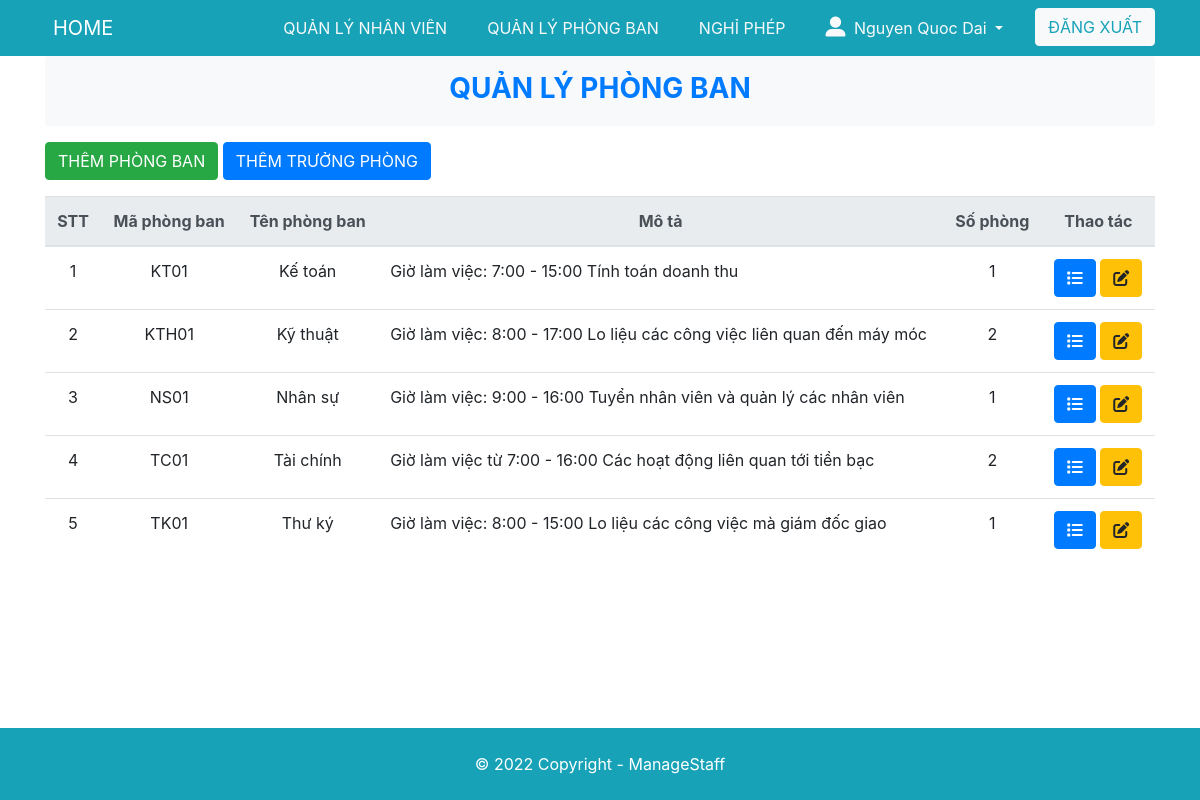
The app's page /department/index-department.php (signed in) with its own data.
### tables this page shows
CREATE TABLE `department` (
  `id` varchar(255) NOT NULL,
  `name` varchar(255) NOT NULL,
  `description` varchar(255) DEFAULT NULL,
  `numberofrooms` int(3) DEFAULT NULL,
  `usernameTP` varchar(255) DEFAULT NULL,
  `idUsername` int(255) DEFAULT NULL
);

### www/department/index-department.php (the view, shortened to what this page needs)
<!DOCTYPE html>
<html lang="en">
<head>
	<link rel="stylesheet" href="https://maxcdn.bootstrapcdn.com/bootstrap/4.5.2/css/bootstrap.min.css">
	<link rel="stylesheet" href="/style.css">
</head>
<body>
	<?php include '../partial/header.php'?>
	<div class="container">
		<header class="text-center bg-light text-primary py-3 rounded">
			<h3 class="display-5 font-weight-bold mb-1 ">QUẢN LÝ PHÒNG BAN</h3>
		</header>
		<a href="add-department.php" id="create" class="btn btn-success mt-3 mb-3">THÊM PHÒNG BAN</a>
		<a href="add-manager.php" id="" class="btn btn-primary mt-3 mb-3">THÊM TRƯỞNG PHÒNG</a>
		<table class="table ">
		<thead class="thead-light">
			<tr class="text-center">
				<th>STT</th>
				<th>Mã phòng ban</th>
				<th>Tên phòng ban</th>
				<th>Mô tả</th>
				<th>Số phòng</th>
				<th>Thao tác</th>
			</tr>
		</thead>
		<?php
			$conn = connect_db();
			$sql = 'select * from department';
			$result = $conn -> query($sql);
			$i = 0;
			while (($row = $result -> fetch_assoc())) {
				$id = $row['id'];
				$name = $row['name'];
				$description = $row['description'];
				$numberofrooms = $row['numberofrooms'];
				$i += 1;
		?>
		<tr>
			<td class="text-center"><?= $i ?></td>
			<td class="text-center"><?= $id ?></td>
			<td class="text-center"><?= $name ?></td>
			<td><?= $description ?></td>
			<td class="text-center"><?= $numberofrooms ?></td>
			<td>
				<a href="<?php echo 'details-department.php?id='.$row['id']; ?>" class="btn btn-primary"><i class="fas fa-list"></i></a>
				<a href="<?php echo 'edit-department.php?id='.$row['id']; ?>" class="btn btn-warning"><i class="fas fa-edit"></i></a>
			</td>
		</tr>
		<?php
			}
		?>
	</table>
	</div>
	<?php include '../partial/footer.php'?>
</body>
</html>

### www/partial/header.php (shortened to what this page needs)
<header>
    <nav class="navbar navbar-expand-lg navbar-dark bg-info">
        <div class="container">
            <a class="navbar-brand d-flex align-items-center"
            href="/index.php">
                HOME
            </a>
            <div class="collapse navbar-collapse" id="navbarSupportedContent">
                <ul class="navbar-nav ml-auto">
                    <?php
                    if (isset($_SESSION['role'])) {
                        if ($_SESSION['role'] == 1) {
                            ?>
                                <li class="nav-item">
                                    <a class="nav-link text-light mr-4" href="/user/managestaff.php">
                                        QUẢN LÝ NHÂN VIÊN
                                    </a>
                                </li>
                                <li class="nav-item">
                                    <a class="nav-link text-light mr-4" href="/department/index-department.php">
                                        QUẢN LÝ PHÒNG BAN
                                    </a>
                                </li>
                                <li class="nav-item">
                                    <a class="nav-link text-light mr-4" href="/nghiphep/Admin/list-nghiphep.php">
                                        NGHỈ PHÉP
                                    </a>
                                </li>
                            <?php
                        }
                    }
                            ?>
                            <?php
                    if (isset($_SESSION['user'])) {
                        ?>
                            <li class="nav-item dropdown">
                                <a class="nav-link dropdown-toggle text-light mr-4"
                                href="#" id="navbarDropdown" role="button" data-toggle="dropdown" aria-haspopup="true" aria-expanded="false">
                                    <i class='fas fa-user-alt mr-1 text-light' style='font-size:20px;'></i>
                                    <?= $_SESSION['name']?>
                                </a>
                            </li>
                            <li class="nav-item">
                                <a href="/logout.php" class="btn btn-light text-info">
                                ĐĂNG XUẤT</a>
                            </li>
                        <?php
                    } else {
                        ?>
                            <li class="nav-item">
                                <a href="./login.php" class="btn btn-success">LOGIN</a>
                            </li>
                        <?php
                    }
                    ?>
                </ul>
            </div>
        </div>
    </nav>
</header>

### www/partial/footer.php (shortened to what this page needs)
<footer class="bg-info text-white p-4 mt-auto" >
        <p class="mb-0 text-center"> &copy; 2022 Copyright - ManageStaff
        </p>
</footer>

### www/style.css (style rules this page uses)
body { min-height: 100vh; margin: 0; padding: 0; display: flex; flex-direction: column; }
footer { position: relative; left: 0px; bottom: 0px; z-index: 1; width: 100%; }

### records on screen
department: id "KT01", name "Kế toán", description "Giờ làm việc: 7:00 - 15:00 Tính toán doanh thu", numberofrooms "1"
department: id "KTH01", name "Kỹ thuật", description "Giờ làm việc: 8:00 - 17:00 Lo liệu các công việc liên quan đến máy móc", numberofrooms "2"
department: id "NS01", name "Nhân sự", description "Giờ làm việc: 9:00 - 16:00 Tuyển nhân viên và quản lý các nhân viên", numberofrooms "1"
department: id "TC01", name "Tài chính", description "Giờ làm việc từ 7:00 - 16:00 Các hoạt động liên quan tới tiền bạc", numberofrooms "2"
department: id "TK01", name "Thư ký", description "Giờ làm việc: 8:00 - 15:00 Lo liệu các công việc mà giám đốc giao", numberofrooms "1"

### other values on screen
$_SESSION['name'] "Nguyen Quoc Dai"
